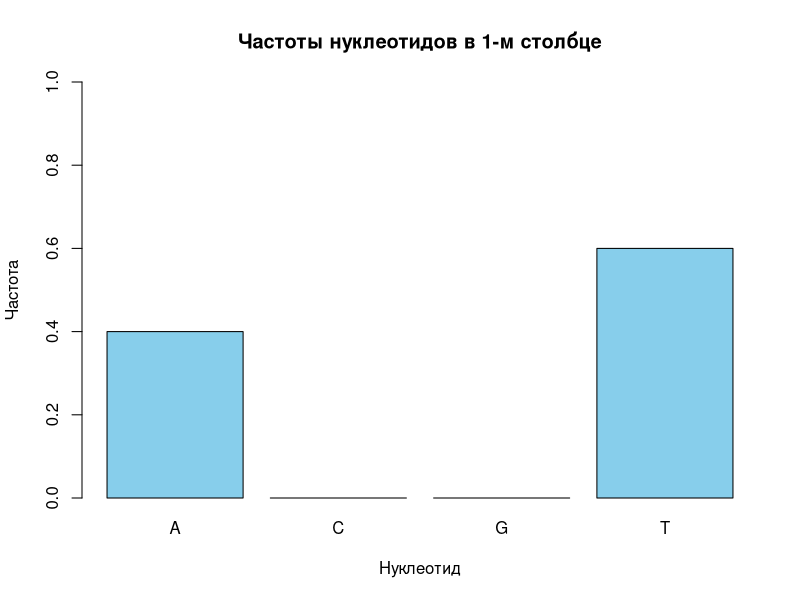

R code for this plot:
motifs2 <- matrix(c(
  "a", "C", "g", "G", "T", "A", "A", "t", "t", "C", "a", "G",
  "t", "G", "G", "G", "C", "A", "A", "T", "t", "C", "C", "a",
  "A", "C", "G", "t", "t", "A", "A", "t", "t", "C", "G", "G",
  "T", "G", "C", "G", "G", "G", "A", "t", "t", "C", "C", "C",
  "t", "C", "G", "a", "A", "A", "A", "t", "t", "C", "a", "G",
  "A", "C", "G", "G", "C", "G", "A", "a", "t", "T", "C", "C",
  "T", "C", "G", "t", "G", "A", "A", "t", "t", "a", "C", "G",
  "t", "C", "G", "G", "G", "A", "A", "t", "t", "C", "a", "C",
  "A", "G", "G", "G", "T", "A", "A", "t", "t", "C", "C", "G",
  "t", "C", "G", "G", "A", "A", "A", "a", "t", "C", "a", "C"
), nrow = 10, byrow = TRUE)


motifs_upper <- matrix(toupper(motifs2), nrow = nrow(motifs2))

count_matrix <- apply(motifs_upper, 2, function(col) table(factor(col, levels = c("A", "C", "G", "T"))))

profile <- apply(motifs_upper, 2, function(x) {
  counts <- table(factor(x, levels = c("A", "C", "G", "T")))
  counts / sum(counts)
})

scoreMotifs <- function(motifs) {
  motifs <- matrix(toupper(motifs), nrow = nrow(motifs))
  sum(apply(motifs, 2, function(col) length(col) - max(table(col))))
}

get_consensus <- function(profile) {
  consensus <- apply(profile, 2, function(col) {
    nucleotides <- c("A", "C", "G", "T")
    nucleotides[which.max(col)]
  })
  paste(consensus, collapse = "")
}

consensus_string <- get_consensus(profile)

k <- 1
nucs <- c("A","C","G","T")
if (!is.null(rownames(profile))) profile <- profile[nucs, , drop = FALSE]

barplot(profile[, k],
        names.arg = nucs,
        col = "skyblue",
        main = sprintf("Частоты нуклеотидов в %d-м столбце", k),
        xlab = "Нуклеотид",
        ylab = "Частота",
        ylim = c(0, 1))
